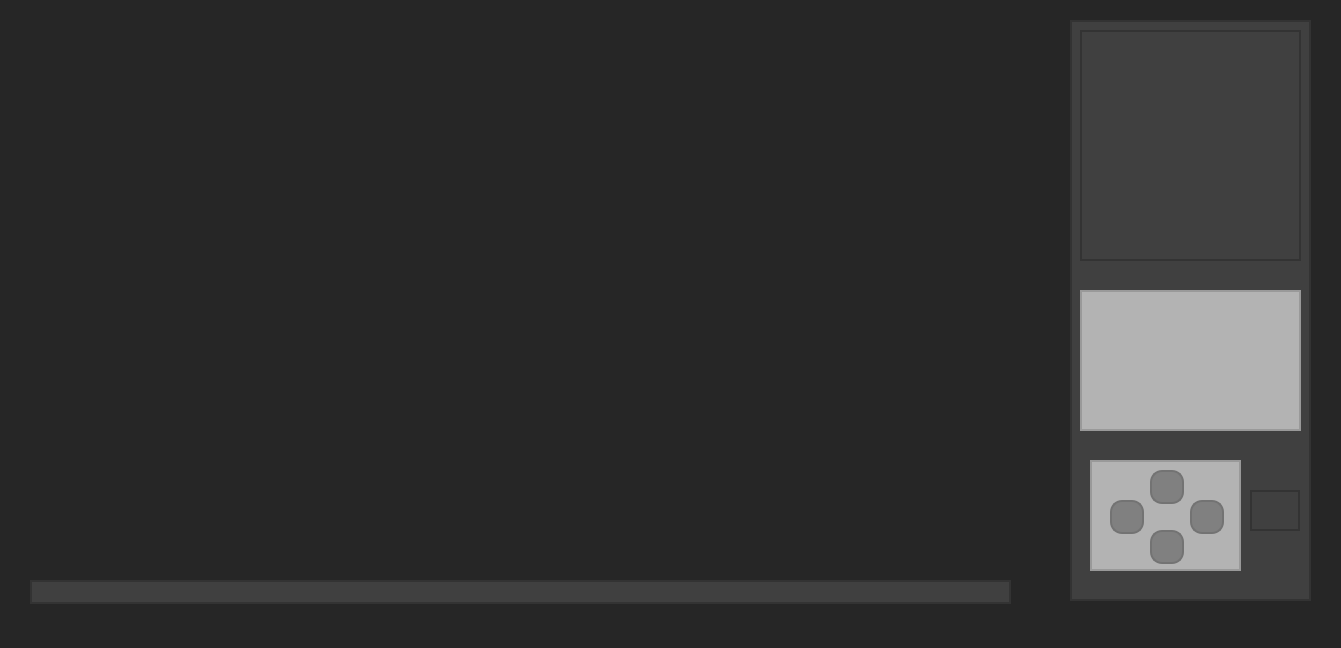
<?xml version="1.0" encoding="UTF-8"?>
<ui version="4.0">
 <class>MainWindow</class>
 <widget class="QMainWindow" name="MainWindow">
  <property name="geometry">
   <rect>
    <x>0</x>
    <y>0</y>
    <width>1341</width>
    <height>648</height>
   </rect>
  </property>
  <property name="windowTitle">
   <string>MainWindow</string>
  </property>
  <property name="styleSheet">
   <string notr="true">background-color: #262626;</string>
  </property>
  <widget class="QWidget" name="centralwidget">
   <widget class="QFrame" name="side_panel_frame">
    <property name="geometry">
     <rect>
      <x>1070</x>
      <y>20</y>
      <width>241</width>
      <height>581</height>
     </rect>
    </property>
    <property name="styleSheet">
     <string notr="true">background-color: #404040;
border: 2px solid  #333333;</string>
    </property>
    <property name="frameShape">
     <enum>QFrame::StyledPanel</enum>
    </property>
    <property name="frameShadow">
     <enum>QFrame::Raised</enum>
    </property>
    <widget class="QTextEdit" name="txtInfo">
     <property name="geometry">
      <rect>
       <x>10</x>
       <y>270</y>
       <width>221</width>
       <height>141</height>
      </rect>
     </property>
     <property name="styleSheet">
      <string notr="true">background-color: #b3b3b3;
border-color: #999999;</string>
     </property>
    </widget>
    <widget class="QLabel" name="map_label">
     <property name="geometry">
      <rect>
       <x>10</x>
       <y>10</y>
       <width>221</width>
       <height>231</height>
      </rect>
     </property>
     <property name="styleSheet">
      <string notr="true"/>
     </property>
     <property name="text">
      <string/>
     </property>
     <property name="pixmap">
      <pixmap resource="resources.qrc">:/Resources/map.png</pixmap>
     </property>
    </widget>
    <widget class="QFrame" name="frame">
     <property name="geometry">
      <rect>
       <x>20</x>
       <y>440</y>
       <width>151</width>
       <height>111</height>
      </rect>
     </property>
     <property name="styleSheet">
      <string notr="true">background-color: #b3b3b3;
border-color: #999999;</string>
     </property>
     <property name="frameShape">
      <enum>QFrame::StyledPanel</enum>
     </property>
     <property name="frameShadow">
      <enum>QFrame::Raised</enum>
     </property>
     <widget class="QToolButton" name="southButton">
      <property name="geometry">
       <rect>
        <x>60</x>
        <y>70</y>
        <width>34</width>
        <height>34</height>
       </rect>
      </property>
      <property name="cursor">
       <cursorShape>PointingHandCursor</cursorShape>
      </property>
      <property name="styleSheet">
       <string notr="true"> background-color: #808080;
 border-style: solid;
 border-width:1.5px;
 border-radius:12px;
 border-color: #737373;
 max-width:30px;
 max-height:30px;
 min-width:30px;
 min-height:30px;</string>
      </property>
      <property name="text">
       <string/>
      </property>
     </widget>
     <widget class="QToolButton" name="northButton">
      <property name="geometry">
       <rect>
        <x>60</x>
        <y>10</y>
        <width>34</width>
        <height>34</height>
       </rect>
      </property>
      <property name="cursor">
       <cursorShape>PointingHandCursor</cursorShape>
      </property>
      <property name="styleSheet">
       <string notr="true"> background-color: #808080;
 border-style: solid;
 border-width:1.5px;
 border-radius:12px;
 border-color: #737373;
 max-width:30px;
 max-height:30px;
 min-width:30px;
 min-height:30px;</string>
      </property>
      <property name="text">
       <string/>
      </property>
     </widget>
     <widget class="QToolButton" name="eastButton">
      <property name="geometry">
       <rect>
        <x>100</x>
        <y>40</y>
        <width>34</width>
        <height>34</height>
       </rect>
      </property>
      <property name="cursor">
       <cursorShape>PointingHandCursor</cursorShape>
      </property>
      <property name="styleSheet">
       <string notr="true"> background-color: #808080;
 border-style: solid;
 border-width:1.5px;
 border-radius:12px;
 border-color:#737373;
 max-width:30px;
 max-height:30px;
 min-width:30px;
 min-height:30px;</string>
      </property>
      <property name="text">
       <string/>
      </property>
     </widget>
     <widget class="QToolButton" name="westButton">
      <property name="geometry">
       <rect>
        <x>20</x>
        <y>40</y>
        <width>34</width>
        <height>34</height>
       </rect>
      </property>
      <property name="cursor">
       <cursorShape>PointingHandCursor</cursorShape>
      </property>
      <property name="styleSheet">
       <string notr="true"> background-color: #808080;
 border-style: solid;
 border-width:1.5px;
 border-radius:12px;
 border-color:#737373;
 max-width:30px;
 max-height:30px;
 min-width:30px;
 min-height:30px;</string>
      </property>
      <property name="text">
       <string/>
      </property>
     </widget>
    </widget>
    <widget class="QPushButton" name="viewBackpackItemsButton">
     <property name="geometry">
      <rect>
       <x>180</x>
       <y>470</y>
       <width>50</width>
       <height>41</height>
      </rect>
     </property>
     <property name="minimumSize">
      <size>
       <width>50</width>
       <height>0</height>
      </size>
     </property>
     <property name="cursor">
      <cursorShape>PointingHandCursor</cursorShape>
     </property>
     <property name="styleSheet">
      <string notr="true">background-color:   #404040;
max-width: 20px;</string>
     </property>
     <property name="text">
      <string/>
     </property>
    </widget>
   </widget>
   <widget class="QLabel" name="tzImage">
    <property name="geometry">
     <rect>
      <x>30</x>
      <y>10</y>
      <width>1021</width>
      <height>601</height>
     </rect>
    </property>
    <property name="text">
     <string/>
    </property>
   </widget>
   <widget class="QWidget" name="gridLayoutWidget">
    <property name="geometry">
     <rect>
      <x>29</x>
      <y>10</y>
      <width>991</width>
      <height>561</height>
     </rect>
    </property>
    <layout class="QGridLayout" name="gridLayout"/>
   </widget>
   <widget class="QLabel" name="backpackContents">
    <property name="geometry">
     <rect>
      <x>30</x>
      <y>580</y>
      <width>981</width>
      <height>24</height>
     </rect>
    </property>
    <property name="styleSheet">
     <string notr="true">background-color: #404040;
border: 2px solid  #333333;
min-height: 20px;</string>
    </property>
    <property name="text">
     <string/>
    </property>
   </widget>
  </widget>
  <widget class="QMenuBar" name="menubar">
   <property name="geometry">
    <rect>
     <x>0</x>
     <y>0</y>
     <width>1341</width>
     <height>25</height>
    </rect>
   </property>
  </widget>
  <widget class="QStatusBar" name="statusbar"/>
 </widget>
 <resources>
  <include location="resources.qrc"/>
 </resources>
 <connections/>
</ui>
